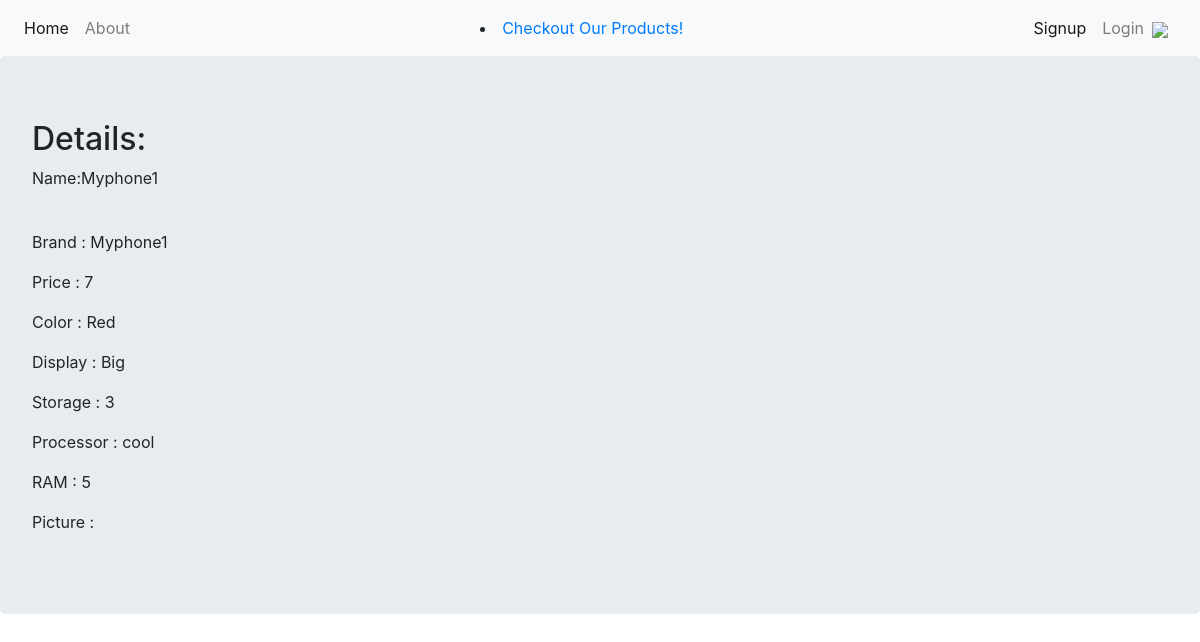
Screenshot of /products/list/1/ with the database file from the repository.
### products/models.py (models this page shows, shortened)
class Phone(models.Model):
    name = models.CharField(max_length=200, unique=True) #the phone model name
    color = models.CharField(max_length=50)
    display = models.CharField(max_length=50)
    storage = models.PositiveIntegerField()
    camera = models.CharField(max_length=50)
    brand = models.CharField(max_length=50)
    processor = models.CharField(max_length=100)
    ram = models.PositiveIntegerField()
    picture = models.ImageField(upload_to='phone_pics',blank=True) #A phone may not need an associated picture; but blank can be set to false later
    price = models.PositiveIntegerField()

### products/views.py (the view)
# urls.py: path('list/<pk>/',views.ProductDetailView.as_view(),name='proddetail')
class ProductDetailView(DetailView):
    context_object_name = 'product_details'
    model = models.Phone
    template_name = 'products/product_details.html'

### products/templates/products/product_details.html
{% extends 'products/product_base.html' %}
{% block body_block %}
    <div class="jumbotron">
      <h2>Details:</h2>
      <p>Name:{{product_details.name}}</p>
      <br>
      <p>Brand     : {{product_details.name}}</p>
      <p>Price     : {{product_details.price}}</p>
      <p>Color     : {{product_details.color}}</p>
      <p>Display   : {{product_details.display}}</p>
      <p>Storage   : {{product_details.storage}}</p>
      <p>Processor : {{product_details.processor}}</p>
      <p>RAM       : {{product_details.ram}}</p>
      <p>Picture   : {{product_details.picture}}</p>
    </div>
{% endblock %}

### rows the page displays
Phone: name "Myphone1", price "7", color "Red", display "Big", storage "3", processor "cool", ram "5"
